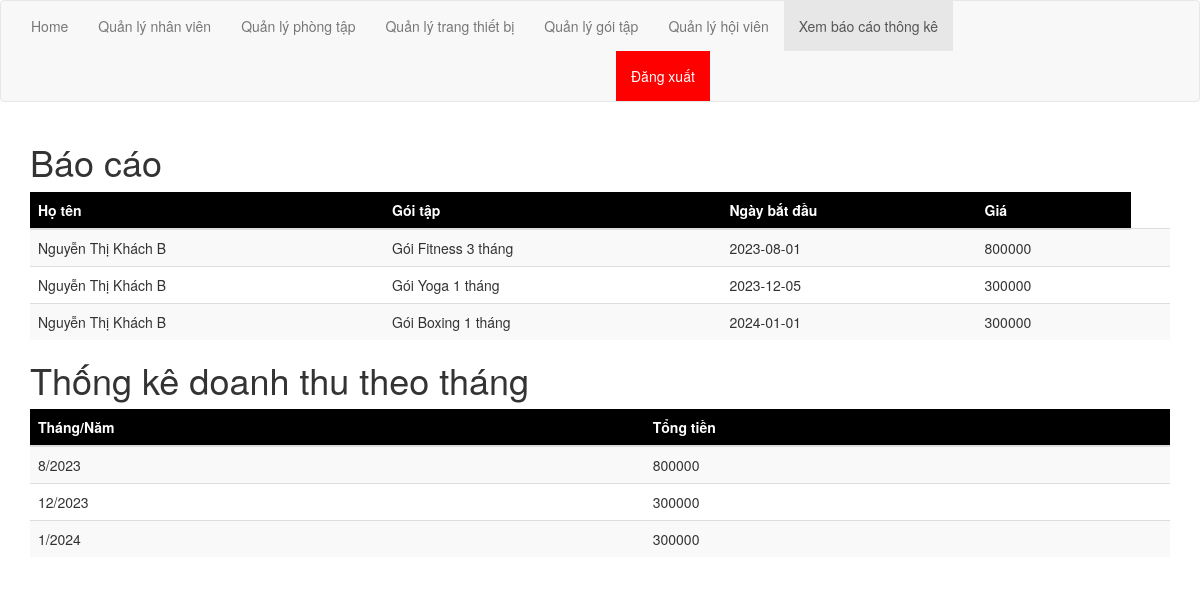
Page /php/xemBaoCaoThongKe.php on the committed database.
### tables this page shows
CREATE TABLE `dangkygoitap` (
  `id` bigint(20) NOT NULL,
  `idhoivien` bigint(20) NOT NULL,
  `idgoitap` bigint(20) NOT NULL,
  `ngaybatdau` date NOT NULL,
  `trangthai` varchar(50) NOT NULL
);

CREATE TABLE `hoivien` (
  `id` bigint(20) NOT NULL,
  `hoten` varchar(50) NOT NULL,
  `ngaysinh` date NOT NULL,
  `sdt` varchar(20) NOT NULL,
  `diachi` varchar(50) NOT NULL,
  `nghenghiep` varchar(20) NOT NULL,
  `mavantay` varchar(20) NOT NULL,
  `loaithanhvien` varchar(20) NOT NULL,
  `matkhau` varchar(20) NOT NULL
);

CREATE TABLE `goitap` (
  `id` bigint(20) NOT NULL,
  `tengoitap` varchar(50) NOT NULL,
  `thoigian` int(11) NOT NULL,
  `donvi` varchar(20) NOT NULL,
  `gia` bigint(20) NOT NULL
);

### php/xemBaoCaoThongKe.php (the view, shortened to what this page needs)
<!DOCTYPE html>
<html lang="en">
<head>
    <link rel="stylesheet" href="https://maxcdn.bootstrapcdn.com/bootstrap/3.4.1/css/bootstrap.min.css">
</head>
<body>
    <nav class="navbar navbar-default">
        <div class="container-fluid">
            <ul class="nav navbar-nav">
                <li><a href="../html/admin/home.html">Home</a></li>
                <li><a href="../html/admin/quanLyNhanVien.html">Quản lý nhân viên</a></li>
                <li><a href="../html/admin/quanLyPhongTap.html">Quản lý phòng tập</a></li>
                <li><a href="../html/admin/quanLyTrangThietBi.html">Quản lý trang thiết bị</a></li>
                <li><a href="../html/admin/quanLyGoiTap.html">Quản lý gói tập</a></li>
                <li><a href="../html/admin/quanLyHoiVien.html">Quản lý hội viên</a></li>
                <li class="active"><a href="../html/admin/xemBaoCaoThongKe.html">Xem báo cáo thông kê</a></li>
                <li>
                    <a style="text-align: right; background-color: red;color: white;margin-left: 600px;" onclick="return confirm('Bạn có muốn đăng xuất không?')" href="../html/dangNhap.html">Đăng xuất</a>
                </li>
            </ul>
        </div>
    </nav>
    <div class="container">
        <h1>Báo cáo </h1>
        <table class="table table-striped">
            <thead class="thead-style">
                <tr>
                    <th>Họ tên</th>
                    <th>Gói tập</th>
                    <th>Ngày bắt đầu</th>
                    <th>Giá</th>
                </tr>
            </thead>
            <tbody>
                <?php
                require_once 'connect.php';
                $view_dangky = "SELECT * FROM dangkygoitap";
                $result1 = mysqli_query($conn, $view_dangky);
                while ($r1 = mysqli_fetch_assoc($result1)) {
                    $idhoivien = $r1['idhoivien'];
                    $idgoitap = $r1['idgoitap'];
                    $view_hoivien = "SELECT * FROM hoivien WHERE id = $idhoivien ";
                    $result2 = mysqli_query($conn, $view_hoivien);
                    $r2 = mysqli_fetch_assoc($result2);
                    $view_goitap = "SELECT * FROM goitap WHERE id = $idgoitap";
                    $result3 = mysqli_query($conn, $view_goitap);
                    $r3 = mysqli_fetch_assoc($result3);
                    if ($r1['trangthai'] == 'Đã xác nhận') {
                ?>
                        <tr>
                            <td><?php echo $r2['hoten'] ?></td>
                            <td><?php echo $r3['tengoitap'] ?></td>
                            <td><?php echo $r1['ngaybatdau'] ?></td>
                            <td><?php echo $r3['gia'] ?></td>
                            <td>
                        </tr>
                <?php
                    }
                }
                ?>
            </tbody>
        </table>
        <h1>Thống kê doanh thu theo tháng</h1>
        <table class="table table-striped">
            <thead class="thead-style">
                <tr>
                    <th>Tháng/Năm</th>
                    <th>Tổng tiền</th>
                </tr>
            </thead>
            <tbody>
                <?php
                require_once 'connect.php';
                $query = "SELECT DISTINCT MONTH(ngaybatdau) AS thang, YEAR(ngaybatdau) AS nam FROM dangkygoitap WHERE trangthai = 'Đã xác nhận'";
                $result = mysqli_query($conn, $query);
                while ($row = mysqli_fetch_assoc($result)) {
                    $thang = $row['thang'];
                    $nam = $row['nam'];
                    $query_tongtien = "SELECT SUM(goitap.gia) AS tongtien
                               FROM dangkygoitap
                               INNER JOIN goitap ON dangkygoitap.idgoitap = goitap.id
                               WHERE MONTH(ngaybatdau) = $thang AND YEAR(ngaybatdau) = $nam AND trangthai = 'Đã xác nhận'";
                    $result_tongtien = mysqli_query($conn, $query_tongtien);
                    $row_tongtien = mysqli_fetch_assoc($result_tongtien);
                    $tongtien = $row_tongtien['tongtien'];
                ?>
                    <tr>
                        <td><?php echo $thang . '/' . $nam; ?></td>
                        <td><?php echo $tongtien; ?></td>
                    </tr>
                <?php
                }
                ?>
            </tbody>
        </table>
    </div>
</body>
</html>

### php/xemBaoCaoThongKe.php (style rules this page uses)
.thead-style { background-color: black; color: white; }

### rows in the picture
dangkygoitap: idhoivien.hoten "Nguyễn Thị Khách B", idgoitap.tengoitap "Gói Fitness 3 tháng", ngaybatdau "2023-08-01", idgoitap.gia "800000"
dangkygoitap: idhoivien.hoten "Nguyễn Thị Khách B", idgoitap.tengoitap "Gói Yoga 1 tháng", ngaybatdau "2023-12-05", idgoitap.gia "300000"
dangkygoitap: idhoivien.hoten "Nguyễn Thị Khách B", idgoitap.tengoitap "Gói Boxing 1 tháng", ngaybatdau "2024-01-01", idgoitap.gia "300000"

### other values in the picture
$thang "8"
$nam "2023"
$tongtien "800000"
$thang "12"
$tongtien "300000"
$thang "1"
$nam "2024"
